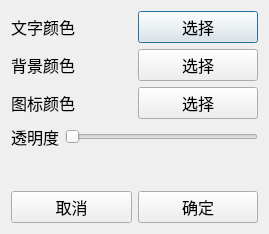
<?xml version="1.0" encoding="UTF-8"?>
<ui version="4.0">
 <class>setting</class>
 <widget class="QDialog" name="setting">
  <property name="geometry">
   <rect>
    <x>0</x>
    <y>0</y>
    <width>269</width>
    <height>234</height>
   </rect>
  </property>
  <property name="windowTitle">
   <string>Dialog</string>
  </property>
  <layout class="QVBoxLayout" name="verticalLayout_2">
   <item>
    <layout class="QVBoxLayout" name="verticalLayout">
     <item>
      <layout class="QHBoxLayout" name="horizontalLayout">
       <item>
        <widget class="QLabel" name="label">
         <property name="font">
          <font>
           <pointsize>12</pointsize>
          </font>
         </property>
         <property name="text">
          <string>文字颜色</string>
         </property>
        </widget>
       </item>
       <item>
        <widget class="QPushButton" name="fontcolor">
         <property name="font">
          <font>
           <pointsize>12</pointsize>
          </font>
         </property>
         <property name="text">
          <string>选择</string>
         </property>
        </widget>
       </item>
      </layout>
     </item>
     <item>
      <layout class="QHBoxLayout" name="horizontalLayout_2">
       <item>
        <widget class="QLabel" name="label_2">
         <property name="font">
          <font>
           <pointsize>12</pointsize>
          </font>
         </property>
         <property name="text">
          <string>背景颜色</string>
         </property>
        </widget>
       </item>
       <item>
        <widget class="QPushButton" name="bgcolor">
         <property name="font">
          <font>
           <pointsize>12</pointsize>
          </font>
         </property>
         <property name="text">
          <string>选择</string>
         </property>
        </widget>
       </item>
      </layout>
     </item>
     <item>
      <layout class="QHBoxLayout" name="horizontalLayout_3">
       <item>
        <widget class="QLabel" name="label_3">
         <property name="font">
          <font>
           <pointsize>12</pointsize>
          </font>
         </property>
         <property name="text">
          <string>图标颜色</string>
         </property>
        </widget>
       </item>
       <item>
        <widget class="QPushButton" name="icolor">
         <property name="font">
          <font>
           <pointsize>12</pointsize>
          </font>
         </property>
         <property name="text">
          <string>选择</string>
         </property>
        </widget>
       </item>
      </layout>
     </item>
     <item>
      <layout class="QHBoxLayout" name="horizontalLayout_4">
       <item>
        <widget class="QLabel" name="label_4">
         <property name="font">
          <font>
           <pointsize>12</pointsize>
          </font>
         </property>
         <property name="text">
          <string>透明度</string>
         </property>
        </widget>
       </item>
       <item>
        <widget class="QSlider" name="alph">
         <property name="maximum">
          <number>255</number>
         </property>
         <property name="orientation">
          <enum>Qt::Horizontal</enum>
         </property>
         <property name="invertedAppearance">
          <bool>false</bool>
         </property>
         <property name="invertedControls">
          <bool>false</bool>
         </property>
        </widget>
       </item>
      </layout>
     </item>
     <item>
      <spacer name="verticalSpacer">
       <property name="orientation">
        <enum>Qt::Vertical</enum>
       </property>
       <property name="sizeHint" stdset="0">
        <size>
         <width>20</width>
         <height>40</height>
        </size>
       </property>
      </spacer>
     </item>
     <item>
      <layout class="QHBoxLayout" name="horizontalLayout_5">
       <item>
        <widget class="QPushButton" name="pushButton">
         <property name="font">
          <font>
           <pointsize>12</pointsize>
          </font>
         </property>
         <property name="text">
          <string>取消</string>
         </property>
        </widget>
       </item>
       <item>
        <widget class="QPushButton" name="pushButton_2">
         <property name="font">
          <font>
           <pointsize>12</pointsize>
          </font>
         </property>
         <property name="text">
          <string>确定</string>
         </property>
        </widget>
       </item>
      </layout>
     </item>
    </layout>
   </item>
  </layout>
 </widget>
 <resources/>
 <connections/>
</ui>
